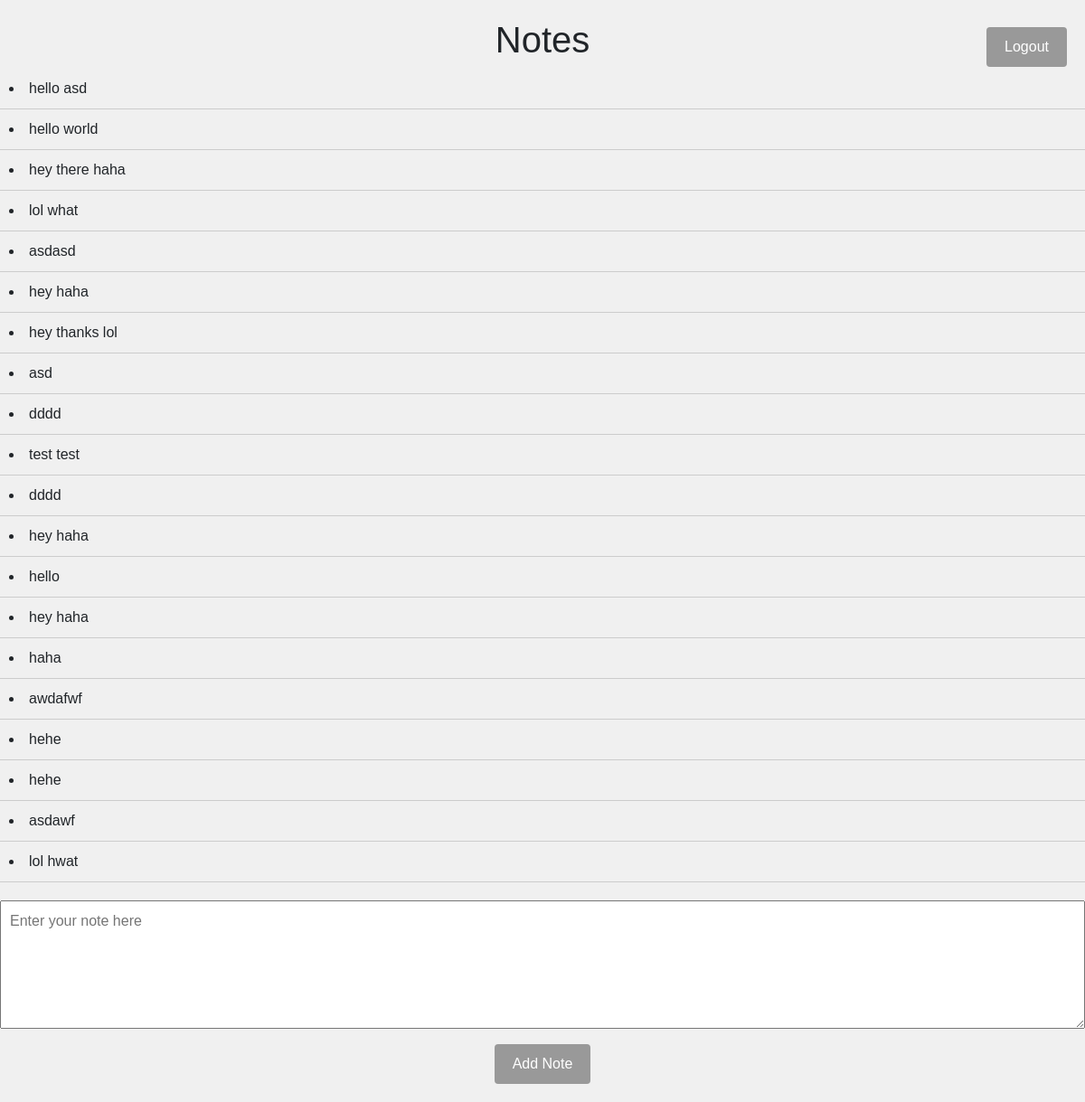
Page / (signed in) on the committed database.
### website/models.py (models this page shows)
class Note(db.Model):
    id = db.Column(db.Integer, primary_key = True)
    data = db.Column(db.String(1000))
    user_id = db.Column(db.Integer, db.ForeignKey('user.id'))

### website/views.py (the view, shortened to what this page needs)
@views.route('/', methods = ['GET', 'POST'])
@login_required
def home():
    return render_template('home.html', user = current_user)

### website/__init__.py (called while the page is built)
def create_app():
    app = Flask(__name__)
    app.config['SECRET_KEY'] = 'secretkey'
    app.config['SQLALCHEMY_DATABASE_URI'] = f'sqlite:///{DB_NAME}'
    from .views import views
    from .learnflask import learnflask
    app.register_blueprint(views, url_prefix='/')
    app.register_blueprint(learnflask, url_prefix='/')
    from .models import Note, User
    login_manager.init_app(app)
    @login_manager.user_loader
    def load_user(id):
        return User.query.get(int(id))
    with app.app_context():
        db.init_app(app)
        db.create_all()
        print('Created Database')
    return app

### website/templates/home.html (shortened to what this page needs)
<!DOCTYPE HTML>
<html>
<head>
  <link rel="stylesheet" href="https://maxcdn.bootstrapcdn.com/bootstrap/4.5.2/css/bootstrap.min.css">
</head>
<body>
  <h1>Notes</h1>
    {% for note in user.notes %}
    <li>
      {{ note.data }}
    </li>
    {% endfor %}
  <form method="POST">
    <textarea name="note" id="note" rows="5" placeholder="Enter your note here"></textarea>
    <div>
      <button type="submit">Add Note</button>
    </div>
  </form>
  <form method="POST", action="/login">
    <button class="logout-button">Logout</button>
  </form>
</body>
</html>

### website/templates/home.html (style rules this page uses)
body { font-family: Arial, sans-serif; margin: 0; padding: 0; background-color: #f0f0f0; }
h1 { text-align: center; margin-top: 20px; }
li { border-bottom: 1px solid #ccc; padding: 10px; position: relative; }
form { text-align: center; margin-top: 20px; }
textarea { width: 100%; resize: vertical; padding: 10px; box-sizing: border-box; }
button { margin-top: 10px; padding: 10px 20px; background-color: #999; color: #fff; border: none; border-radius: 4px; cursor: pointer; transition: background-color 0.3s; }
.logout-button { position: fixed; top: 20px; right: 20px; }

### rows in the picture
Note: data "hello asd"
Note: data "hello world"
Note: data "hey there haha"
Note: data "lol what"
Note: data "asdasd"
Note: data "hey haha"
Note: data "hey thanks lol"
Note: data "asd"
Note: data "dddd"
Note: data "test test"
Note: data "dddd"
Note: data "hey haha"
Note: data "hello"
Note: data "hey haha"
Note: data "haha"
Note: data "awdafwf"
Note: data "hehe"
Note: data "hehe"
Note: data "asdawf"
Note: data "lol hwat"
